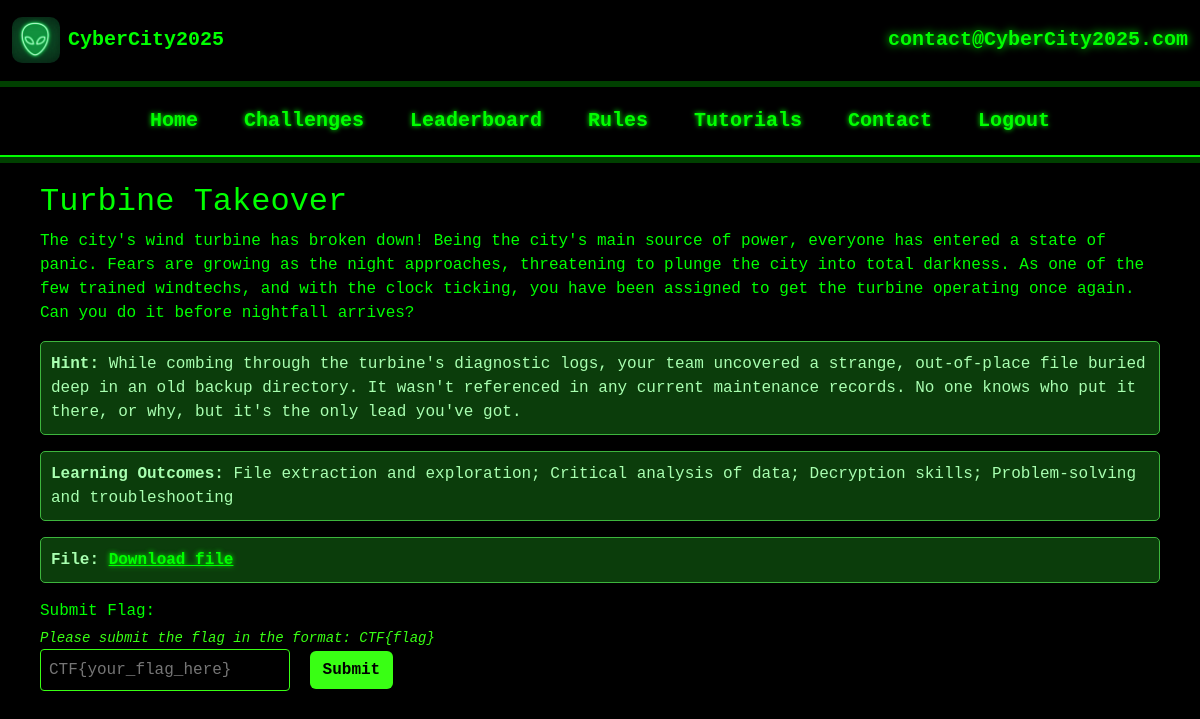
The app's page /challenge/2 (signed in) with its own data.
### models.py (models this page shows)
class Challenge(db.Model):
    id = db.Column(db.Integer, primary_key=True)
    challengeTitle = db.Column(db.String(255))
    description = db.Column(db.Text)
    hint = db.Column(db.Text)
    flag = db.Column(db.String(255))
    points = db.Column(db.Integer, default=100)
    file_url = db.Column(db.String(255))
    learning_outcomes = db.Column(db.Text)  # Will store learning outcomes as a JSON string or plain text

### app.py (the view, shortened to what this page needs)
@app.route("/challenge/<int:challenge_id>", methods=["GET", "POST"])
@login_required
def challenge_page(challenge_id):
    challenge = Challenge.query.get_or_404(challenge_id)
    message = None
    already_done = ChallengeCompletion.query.filter_by(
        user_id=current_user.id, challenge_id=challenge.id
    ).first()
    return render_template("challenge.html", challenge=challenge, message=message, user=current_user)

### models.py (called while the page is built)
@login.user_loader
def load_user(id):
    return User.query.get(int(id))

    def is_admin(self):
        if self.user_level == 2:
            return True
        else:
            return False

### templates/challenge.html (shortened to what this page needs)
{% extends "base.html" %}
{% block rowOneContent %}
<h2>{{ challenge.challengeTitle }}</h2>
<p>{{ challenge.description }}</p>
{% if challenge.hint %}
  <div class="alert-green-black" style="padding: 10px; margin-bottom: 15px; border-radius: 5px;">
    <strong>Hint:</strong> {{ challenge.hint }}
  </div>
{% endif %}
{% if challenge.learning_outcomes %}
  <div class="alert-green-black" style="padding: 10px; margin-bottom: 15px; border-radius: 5px;">
    <strong>Learning Outcomes:</strong> {{ challenge.learning_outcomes|safe }}
  </div>
{% endif %}
{% if challenge.file_url %}
<div class="alert-green-black" style="padding: 10px; border-radius: 5px; margin-bottom: 15px;">
  <strong>File:</strong>
 <a href="{{ challenge.file_url }}" download target="_blank" rel="noopener noreferrer" style="color: #00FF00; text-shadow: 0 0 5px #00ff00;">
  Download file
</a>
</div>
{% endif %}
<form method="POST" action="{{ url_for('challenge_page', challenge_id=challenge.id) }}" style="margin-top: 1em;">
  <label for="flag">Submit Flag:</label><br>
  <small style="color: #39ff14; font-style: italic; display: block; margin-top: 5px;">
    Please submit the flag in the format: CTF{flag}
  </small>
  <input
    type="text"
    id="flag"
    name="flag"
    required
    placeholder="CTF{your_flag_here}"
    style="padding: 8px; width: 250px; border-radius: 4px; border: 1px solid #39ff14; background-color: #000; color: #39ff14;"
  >
  <button
    type="submit"
    class="btn"
    style="margin-left: 10px; background-color: #39ff14; color: black; font-weight: bold;"
  >
    Submit
  </button>
</form>
{% endblock %}

### static/site.css (style rules this page uses)
body { background-color: #000000; color: #00FF00; font-family: 'Courier New', Courier, monospace; margin: 0; padding: 0; }
h1, h2, h3, p, ul, li { color: #00FF00; }
a { color: #00FF00; text-decoration: none; font-weight: 600; }
.alert-green-black { background-color: #0b3d0b; color: #a8ffb0; border: 1px solid #3db53d; padding: 15px; border-radius: 6px; margin-top: 1em; }
.alert-green-black a { color: #c4ffc4; font-weight: bold; text-decoration: underline; }

### records on screen
Challenge: challengeTitle "Turbine Takeover", description "The city's wind turbine has broken down! Being the city's main source of power, everyone has entered a state of panic. Fears are growing as the night approaches, threatening to plunge the city into total darkness. As one of the few trained windtechs, and with the clock ticking, you have been assigned to get the turbine operating once again. Can you do it before nightfall arrives?", hint "While combing through the turbine's diagnostic logs, your team uncovered a strange, out-of-place file buried deep in an old backup directory. It wasn't referenced in any current maintenance records. No one knows who put it there, or why, but it's the only lead you've got.", learning_outcomes "File extraction and exploration; Critical analysis of data; Decryption skills; Problem-solving and troubleshooting"
